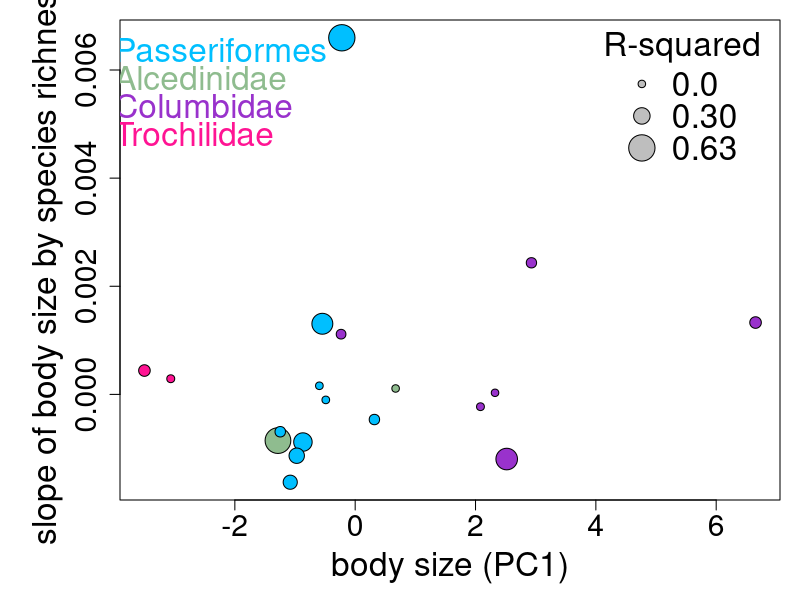
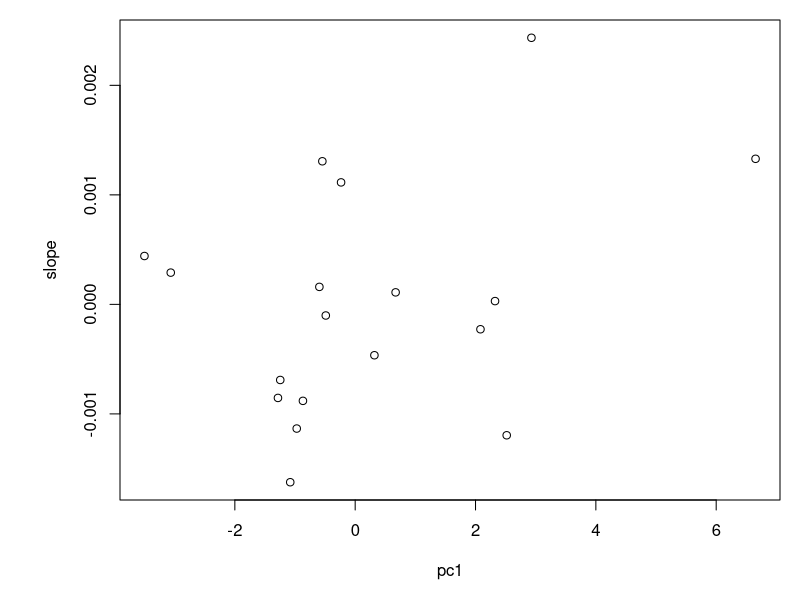
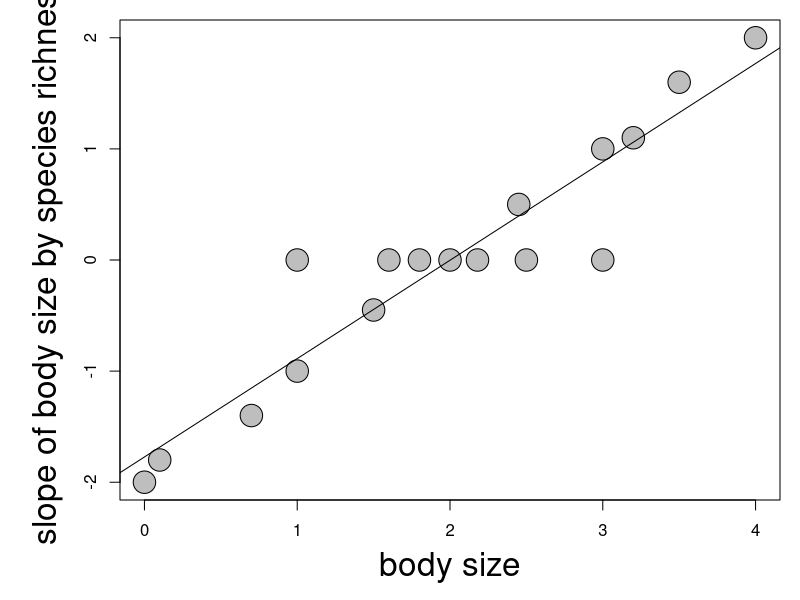
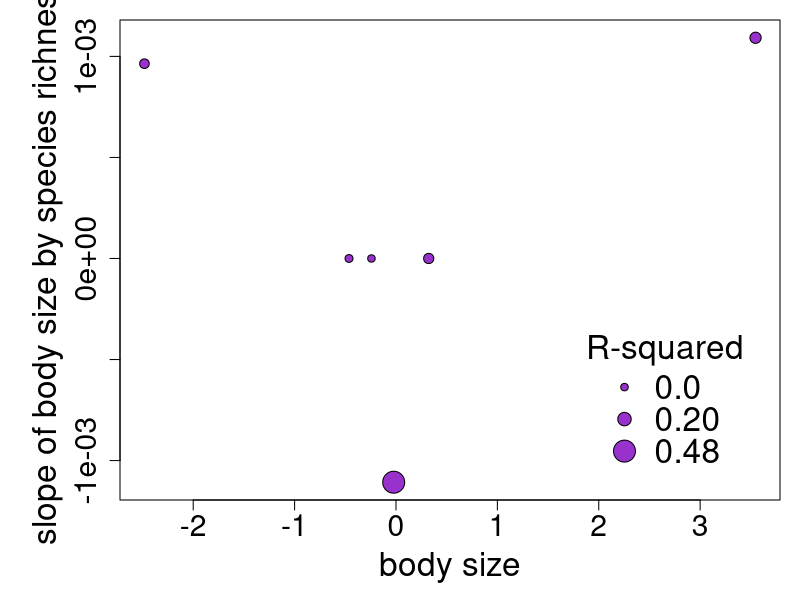
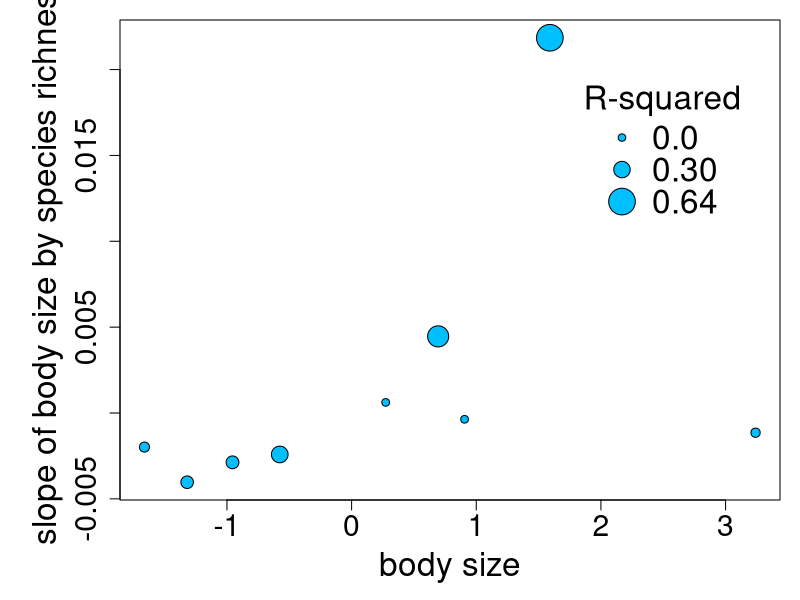

Reproduce these figures in R, in order.
### This file analyzes data and creates figures in Wright et al "A new island rule for birds: evolution toward flightlessness"
## Analysis 3B
# Testing the island rule
## Results presented in text of main paper and text of supplement
## Results presented in Figures S11-S14 of supplement

setwd("~/Dropbox/Island-bird-morphology/islands")
data <- read.csv('skeletal_data.csv', header = T)
summary(data)
str(data)
require(plyr)

# first reduce dataset to only specimens without missing measurements of key skeletal elements
# remove non-island populations
# remove populations for which landbird species richness is unknown
sub.data <- subset(data, keel.length != 'NA' & coracoid != 'NA' & femur != 'NA' & humerus != 'NA' & tarsometatarsus != 'NA' 
                   & island !='NA' & island != 'continent' & island != 'Australia' & landbird.spp.richness != 'NA') 
summary(sub.data)
sub.data <- droplevels(sub.data)

# PCA across all taxa to correct for body size
pca.data <- sub.data[, c('coracoid', 'femur', 'humerus', 'tarsometatarsus')]
pca <- prcomp(pca.data, scale = T)
summary(pca)
pca
sub.data$pc1 <- pca$x[, 1]*-1

### automate extracting coefficients from linear models for each genus with >=10 samples & >3 island populations
## first, remove genera with <10 samples
# get count of how many samples per genus
genus.sample <- as.data.frame(table(sub.data$genus))
# create vector of genera with <10 samples
few.samples <- subset(genus.sample, Freq < 10)$Var1
few.samples
# remove genera with <10 samples from dataset
dataset <- subset(sub.data, !(genus %in% few.samples))
summary(dataset)
summary(dataset$genus)
dataset <- droplevels(dataset)

## remove genera with <= 3 island populations 
# get count of island populations per species
populations <- ddply(dataset, c('family', 'genus', 'species', 'island'),
                     function(x){
                       c(nsample = nrow(x))
                     })
summary(populations$genus) # gives number of island populations represented by each genus
# create vector of genera with <= 3 island populations
few.island.samples <- subset(as.data.frame(table(populations$genus)), Freq <= 3)$Var1
few.island.samples
# remove genera with <= 3 islands represented from dataset
dataset <- subset(dataset, !(genus %in% few.island.samples))
summary(dataset)
dataset <- droplevels(dataset)

## analyzing all data together
# testing how to extract just the slope from a simple linear model of pc1 by species richness
lm(pc1 ~ landbird.spp.richness, data = dataset)$coefficients[2] # this appears to work

slopes.bodysize <- ddply(dataset, c('family', 'genus'),
                         function(x){
                           c(pc1 = mean(x$pc1),
                             slope = lm(x$pc1 ~ x$landbird.spp.richness)$coefficients[2],
                             pvalue = anova(lm(x$pc1 ~ x$landbird.spp.richness))$'Pr(>F)'[1],
                             rsq = summary(lm(x$pc1 ~ x$landbird.spp.richness))$r.squared,
                             nsample = nrow(x))
                         })
summary(slopes.bodysize)
str(slopes.bodysize)
head(slopes.bodysize)
colnames(slopes.bodysize)
#the name for the slope column is weird. changing it
colnames(slopes.bodysize) <- c('family', 'genus', 'pc1', 'slope', 'pvalue', 'rsq', 'nsample')
summary(slopes.bodysize)

# test that it did what I think it did
duc <- subset(dataset, genus == 'Ducula')
duc.slope <- lm(pc1 ~ landbird.spp.richness, data = duc)$coefficients[2]
duc.pc1mean <- mean(duc$pc1)
duc.p <- anova(lm(duc$pc1 ~ duc$landbird.spp.richness))$'Pr(>F)'[1]
duc.rsq <- summary(lm(duc$pc1 ~ duc$landbird.spp.richness))$r.squared
duc.slope # slope matches
duc.pc1mean # pc1 mean matches
duc.p
duc.rsq

# assign slope = 0 for any relationships that aren't statistically significant at p<0.05. 
slopes <- slopes.bodysize
# commenting this line out is the only change needed to not assign slope = 0 for non-sig relationships
#slopes$slope <- ifelse(slopes$pvalue > 0.05, 0.00000, slopes$slope)  
head(slopes)

# linear model of slope of body size by speces richness and body size
summary(lm(slope ~ pc1, data = slopes))

## plot relationship
# color code by taxon
slopes$bg <- ifelse(slopes$family == 'Alcedinidae', 'darkseagreen', 'deepskyblue')
slopes$bg <- ifelse(slopes$family == 'Columbidae', 'darkorchid', slopes$bg)
slopes$bg <- ifelse(slopes$family == 'Trochilidae', 'deeppink', slopes$bg)
par(mar = c(5, 6, 1, 1))
plot(slope ~ pc1, data = slopes, cex = (rsq*4)+1, cex.lab = 2, cex.axis = 1.8, pch = 21, bg = slopes$bg,
     xlab = 'body size (PC1)', ylab = 'slope of body size by species richness')
legend(x = 4, y = 0.007, legend = c('0.0', '0.30', round(max(slopes.bodysize$rsq), 2)), 
       pch = 21, pt.bg = 'gray', title = 'R-squared', cex = 2,
       y.intersp = 0.8, bty = 'n', 
       pt.cex = c(1, 0.3*4+1, max(slopes$rsq)*4+1))
legend(x = -5, y = 0.007, legend = c('Passeriformes', 'Alcedinidae', 'Columbidae', 'Trochilidae'), 
       text.col = c('deepskyblue', 'darkseagreen', 'darkorchid', 'deeppink'),
       bty = 'n', xjust = 0, cex = 2, y.intersp = 0.7)
# is the lack of relationship driven by the outlier genus Loxigilla?
s <- subset(slopes, genus != 'Loxigilla')
plot(slope ~ pc1, data = s)
summary(lm(slope ~ pc1, data = s))
# no, even when the outlier is removed there is not a significant relationship 
# between slope of body size by island richness and body size

# figure of expected relationship if our data followed the island rule
# small-bodied species should get larger on smaller islands (have negative slope)
# large-bodied species should get smaller on smaller islands (have positive slope)

x <- c(0, 0.1, 0.7, 1, 1, 1.5, 1.6, 1.8, 2, 2.18, 2.45, 2.5, 3, 3, 3.2, 3.5, 4.00)
y <- c(-2, -1.8, -1.4, -1, 0, -0.45, 0, 0, 0, 0, 0.5, 0, 0, 1, 1.1, 1.6, 2)
plot(y ~ x, pch = 21, bg = 'gray', cex = 3, cex.lab = 2, 
     xlab = 'body size', ylab = 'slope of body size by species richness')
abline(lm(y ~ x))

## test the island rule in specific taxa
# Doves 
doves <- subset(dataset, family == 'Columbidae')
summary(doves)
# pca of just the doves
dove.pca.data <- doves[, c('coracoid', 'femur', 'humerus', 'tarsometatarsus')]
dove.pca <- prcomp(dove.pca.data, scale = T)
summary(dove.pca)
dove.pca
doves$dove.pc1 <- dove.pca$x[, 1]
# calculate slopes for each genus of columbids
doves.slopes <- ddply(doves, c('family', 'genus'),
                         function(x){
                           c(dove.pc1 = mean(x$dove.pc1),
                             slope = lm(x$dove.pc1 ~ x$landbird.spp.richness)$coefficients[2],
                             pvalue = anova(lm(x$dove.pc1 ~ x$landbird.spp.richness))$'Pr(>F)'[1],
                             rsq = summary(lm(x$dove.pc1 ~ x$landbird.spp.richness))$r.squared,
                             nsample = nrow(x))
                         })
doves.slopes
colnames(doves.slopes) <- c('family', 'genus', 'dove.pc1', 'slope', 'pvalue', 'rsq', 'nsample')
# assign slope = 0 for any relationships that aren't statistically significant at p<0.05. 
# commenting this line out is the only change needed to not assign slope = 0 for non-sig relationships
doves.slopes$slope <- ifelse(doves.slopes$pvalue > 0.05, 0.00000, doves.slopes$slope)
head(doves.slopes)
# analyze just the columbids for evidence of the island rule
summary(lm(slope ~ dove.pc1, data = doves.slopes))
#plot doves slope by body size
plot(slope ~ dove.pc1, data = doves.slopes, cex = (rsq*4)+1, cex.lab = 2, cex.axis = 1.8, pch = 21, 
     bg = 'darkorchid', xlab = 'body size', ylab = 'slope of body size by species richness')
legend(x = 1.8, y = -0.0003, legend = c('0.0', '0.20', round(max(doves.slopes$rsq), 2)), 
       pch = 21, pt.bg = 'darkorchid', title = 'R-squared', cex = 2,
       y.intersp = 0.8, bty = 'n', 
       pt.cex = c(1, 0.2*4+1, max(doves.slopes$rsq)*4+1))

# test island rule in just passerines
#subset just the passerine families
pass <- subset(dataset, family == 'Meliphagidae' | family == 'Monarchidae' | family == 'Pachycephalidae' |
                 family == 'Rhipiduridae' | family == 'Thraupidae' | family == 'Zosteropidae')
summary(pass)
pass.pca.data <- pass[, c('coracoid', 'femur', 'humerus', 'tarsometatarsus')]
pass.pca <- prcomp(pass.pca.data, scale = T)
summary(pass.pca)
pass.pca
pass$pass.pc1 <- pass.pca$x[, 1]*-1
# calculate slopes for each genus of columbids
pass.slopes <- ddply(pass, c('family', 'genus'),
                      function(x){
                        c(pass.pc1 = mean(x$pass.pc1),
                          slope = lm(x$pass.pc1 ~ x$landbird.spp.richness)$coefficients[2],
                          pvalue = anova(lm(x$pass.pc1 ~ x$landbird.spp.richness))$'Pr(>F)'[1],
                          rsq = summary(lm(x$pass.pc1 ~ x$landbird.spp.richness))$r.squared,
                          nsample = nrow(x))
                      })
pass.slopes
colnames(pass.slopes) <- c('family', 'genus', 'pass.pc1', 'slope', 'pvalue', 'rsq', 'nsample')
# assign slope = 0 for any relationships that aren't statistically significant at p<0.05. 
# commenting this line out is the only change needed to not assign slope = 0 for non-sig relationships
#pass.slopes$slope <- ifelse(pass.slopes$pvalue > 0.05, 0.00000, pass.slopes$slope)
head(pass.slopes)
# analyze the passerines to test for evidence of the island rule
summary(lm(slope ~ pass.pc1, data = pass.slopes))
# figure making
plot(slope ~ pass.pc1, data = pass.slopes, cex = (rsq*4)+1, cex.lab = 2, cex.axis = 1.8, pch = 21, 
     bg = 'deepskyblue', xlab = 'body size', ylab = 'slope of body size by species richness')
legend(x = 1.8, y = 0.02, legend = c('0.0', '0.30', round(max(pass.slopes$rsq), 2)), 
       pch = 21, pt.bg = 'deepskyblue', title = 'R-squared', cex = 2,
       y.intersp = 0.8, bty = 'n', 
       pt.cex = c(1, 0.3*4+1, max(pass.slopes$rsq)*4+1))
#abline(lm(slope ~ pass.pc1, data = pass.slopes))
